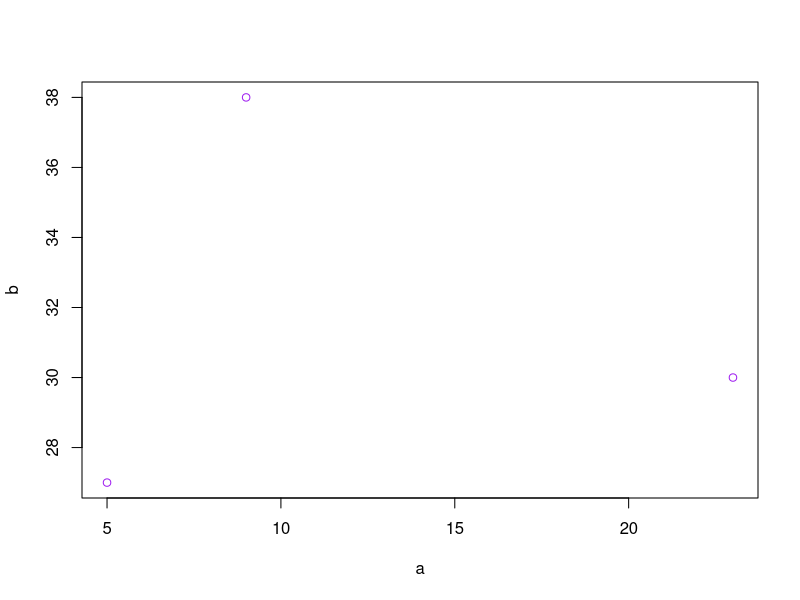
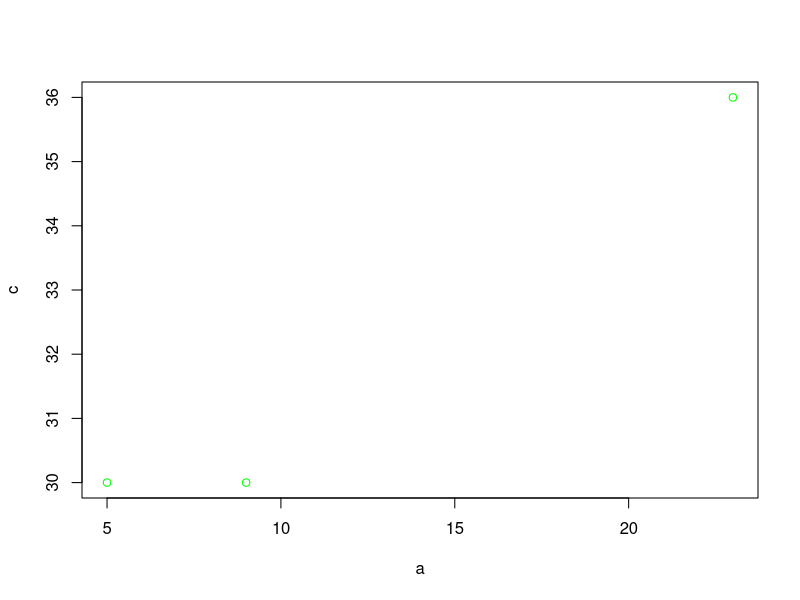

These charts were generated, in order, by the following R code:
# This is a new R script [This is a new edit from stuff-1]

# adding more text from repo clone

# Made edits to script after running " git config user.name "something_else" " in terminal

# More edits from clone

# Editing script from stuff repo

# Collaborator A wants color to be purple and black

b <- c(27, 38, 30)
a <- c(5, 9, 23)
c <- c(30, 30, 36)
plot(b ~ a, col = "purple")
plot(c ~ a, col = "green", add = TRUE)
